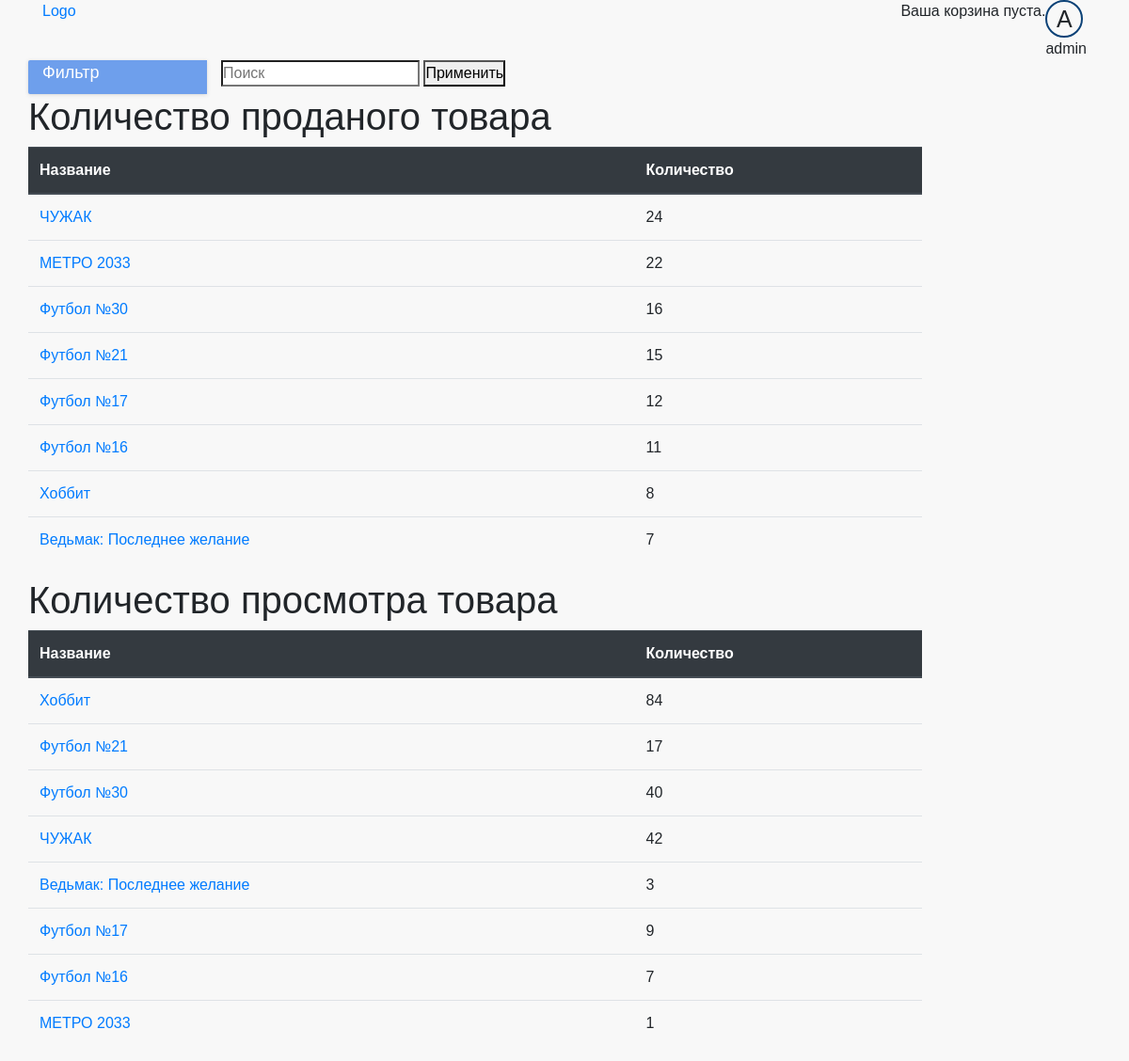
The app's page /dashboard/statistics/ (signed in) with its own data.
### store/models.py (models this page shows, shortened)
class Product(models.Model):
    category = models.ForeignKey(Category, on_delete=models.SET_NULL, null=True)
    name = models.CharField(max_length=100, verbose_name='Название', help_text="Enter book name.", blank=True)
    publisher = models.ForeignKey(Publisher, on_delete=models.SET_NULL, null=True)
    price = models.DecimalField(max_digits=10, verbose_name='Цена', decimal_places=2, help_text="Enter price book",
                                validators=[MinValueValidator(1)],
                                blank=True)
    Discounts = models.DecimalField(max_digits=10, verbose_name='Скидка', decimal_places=2, help_text="Enter discounts",
                                    validators=[MinValueValidator(0)],
                                    blank=True)
    image = models.ImageField(upload_to='images/products/', verbose_name='Изображение', blank=True, null=True)
    slug = models.SlugField(max_length=100)
    def __str__(self):
        return self.name
    class Meta:
        ordering = ['-id']
    def get_absolute_url(self):
        if self.category.name == 'Книги':
            return reverse('store:book_detail', kwargs={'slug': self.slug})
        else:
            return reverse('store:magazine_detail', kwargs={'slug': self.slug})

### dashboard/models.py (models this page shows)
class ViewStatistics(models.Model):
    product = models.ForeignKey(Product, on_delete=models.CASCADE, verbose_name='Товар', null=True)
    quantity = models.IntegerField(verbose_name='Количество просмотров', blank=True, null=True)

### dashboard/views.py (the view)
# urls.py: urlpatterns = [path('statistics/', views.StatisticsView.as_view(), name='store_statistics'),
class StatisticsView(PermissionRequiredMixin, View):
    permission_required = PERMISSION_ON_SITE['moderator']
    def get(self, request):
        return render(request, 'dashboard/statistics_detail.html',
                      context={'get_quantity_of_product_sold': get_quantity_of_product_sold(),
                               'get_views_product_statistics': ViewStatistics.objects.all()})

### cart/cart.py (called while the page is built)
    def __len__(self):
        return self.cart.__len__()

### cart/cart_in_model.py (called while the page is built)
    def __len__(self):
        quantity = Cart.objects.filter(user=self.user).aggregate(Sum('quantity'))
        return quantity['quantity__sum']

### cart/context_processors.py (called while the page is built)
def cart(request):
    return {'cart_info': CartManager(request)}

### dashboard/store_statistics.py (called while the page is built)
def get_quantity_of_product_sold():
    quantity_of_product_sold_dict = {}
    sorted_dict = {}
    for purchase_product in Product.objects.all():
        quantity = Purchase.objects.filter(product=purchase_product).aggregate(Sum('quantity'))
        if quantity['quantity__sum'] is not None:
            quantity_of_product_sold_dict[purchase_product] = quantity['quantity__sum']
        else:
            quantity_of_product_sold_dict[purchase_product] = 0
    sorted_keys = sorted(quantity_of_product_sold_dict, key=quantity_of_product_sold_dict.get,
                         reverse=True)
    for product in sorted_keys:
        sorted_dict[product] = quantity_of_product_sold_dict[product]
    return sorted_dict

### dashboard/templates/dashboard/statistics_detail.html
{% extends 'base_generic.html' %}
{% block content%}
    <h1>Количество проданого товара</h1>
    <table class="table">
     <thead class="thead-dark">
        <tr>
          <th scope="col">Название</th>
          <th scope="col">Количество</th>
        </tr>
        </thead>
    <tbody>
     {% for product, quantity in get_quantity_of_product_sold.items %}
      <tr>
      <td><a href="{{ product.get_absolute_url }}">{{ product }}</a></td>
      <td>{{ quantity }}</td>
      </tr>
    {% endfor %}
    </tbody>
  </table>
      <h1>Количество просмотра товара</h1>
    <table class="table">
     <thead class="thead-dark">
        <tr>
          <th scope="col">Название</th>
          <th scope="col">Количество</th>
        </tr>
        </thead>
    <tbody>
     {% for item in get_views_product_statistics %}
      <tr>
      <td><a href="{{ item.product.get_absolute_url }}">{{ item.product }}</a></td>
      <td>{{ item.quantity }}</td>
      </tr>
    {% endfor %}
    </tbody>
  </table>
{% endblock %}

### store/templates/base_generic.html (shortened to what this page needs)
<!DOCTYPE html>
<html lang="en">
<head>
  {% load static %}
  <link rel="stylesheet" href="https://stackpath.bootstrapcdn.com/bootstrap/4.3.1/css/bootstrap.min.css"
>
  <link rel="stylesheet" type="text/css" href="{% static 'store/style.css' %}"/>
</head>
<body>
<header>
  <div class="container">
    <div class="header-top-line">
      <div class="row">
        <div class="col-6"><a href="{% url 'store:index' %}">Logo</a></div>
        <div class="col-6 login-menu">
          <div class="cart">
            {% with total_items=cart_info|length %}
              {% if cart_info|length > 0 %}
                Ваша корзина:
                <a href="{% url "cart:cart_detail" %}">
                  <span id="cart_quantity">{{ total_items }} </span>;
                  <span class="cart_total_price"> {{ cart_info.get_total_price }} </span> UAH
                </a>
              {% else %}
                Ваша корзина пуста.
              {% endif %}
            {% endwith %}
          </div>
          {% if user.is_authenticated %}
            <div id="dropdown-menu" class="avatar">
              <div class="avatar__image">
                {{ user.get_username|first|upper }}
              </div>
              {{ user.get_username }}
            </div>
          {% else %}
            <div><a href="{% url 'login' %}?next={{ request.path }}">Войти</a></div>
            <div><a href="{% url 'profile:sign_up' %}?next={{ request.path }}">Регистрация</a></div>
          {% endif %}
        </div>
      </div>
    </div>
    <div class="header-bottom-line">
      <div class="row">
        <div class="col-12 col-md-3 col-xl-2 header-dropdown-menu">
          <span>Фильтр</span>
        </div>
        <div class="col-12 col-md-7 col-xl-10 search-line">
          <form action="{% url "store:search" %}" method="get" class="search-form">
            <label class="">
              <input id="search" class="search-form__input" type="search" name="q" placeholder="Поиск">
            </label>
            <button class="search-form__button" type="submit" value="apply">Применить</button>
          </form>
        </div>
      </div>
    </div>
  </div>
</header>
<div class="container">
  <div class="row">
    <div class="{% if is_shown_by_default %}col-12 {% else %} col-12 col-md-9 col-xl-10 center-wrapper {% endif %}">
      {% block content %}
      {% endblock %}
    </div>
  </div>
</div>
</body>
</html>

### static/store/style.css (style rules this page uses)
* { margin: 0; padding: 0; }
body { background-color: #f8f8f8 !important; font-family: 'Fira Sans', sans-serif; }
header { z-index: 2; position: relative; }
.avatar__image { width: 40px; height: 40px; border: 2px solid #0c4277; border-radius: 50%; overflow: hidden; text-align: center; font-size: 25px; }
.login-menu { display: flex; justify-content: flex-end; }
.header-dropdown-menu { background-color: #6e9fec; border-radius: 2px 0 0 2px; box-shadow: 0 0 2px 0 rgba(51, 51, 51, .05), 0 1px 4px 0 rgba(51, 51, 51, .15); font-size: 18px; color: #fff; }
#dropdown-menu { width: auto; }
.search-line { display: block; }
.center-wrapper { display: block; position: relative; padding: 0; }

### records on screen
Product: name "ЧУЖАК", quantity "24"
Product: name "МЕТРО 2033", quantity "22"
Product: name "Футбол №30", quantity "16"
Product: name "Футбол №21", quantity "15"
Product: name "Футбол №17", quantity "12"
Product: name "Футбол №16", quantity "11"
Product: name "Хоббит", quantity "8"
Product: name "Ведьмак: Последнее желание", quantity "7"
ViewStatistics: product "Хоббит", quantity "84"
ViewStatistics: product "Футбол №21", quantity "17"
ViewStatistics: product "Футбол №30", quantity "40"
ViewStatistics: product "ЧУЖАК", quantity "42"
ViewStatistics: product "Ведьмак: Последнее желание", quantity "3"
ViewStatistics: product "Футбол №17", quantity "9"
ViewStatistics: product "Футбол №16", quantity "7"
ViewStatistics: product "МЕТРО 2033", quantity "1"

### other values on screen
{{ user.get_username|first|upper }} "A"
{{ user.get_username }} "admin"
